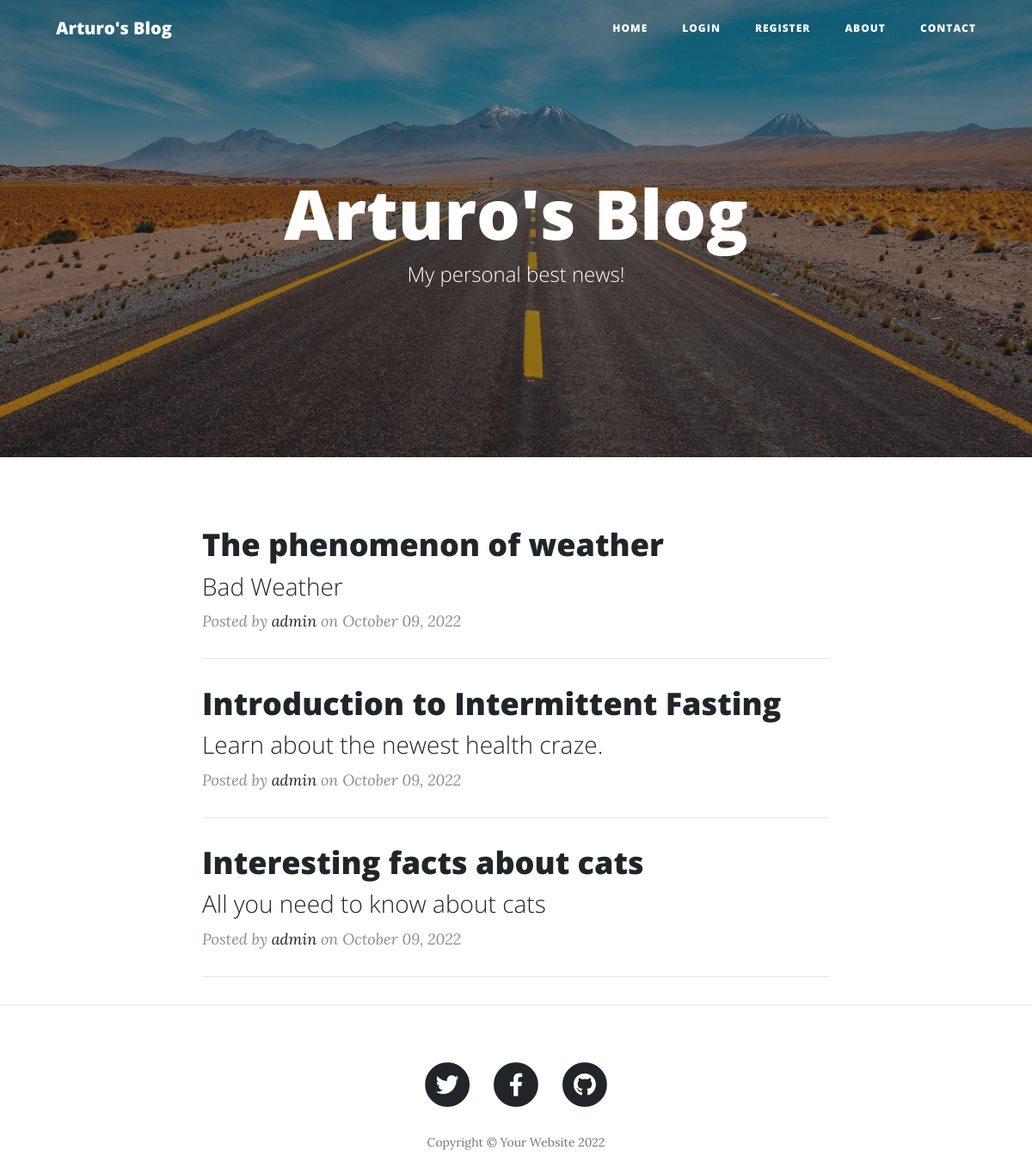
The page / on the database its author committed.
### main.py (models this page shows, shortened)
class BlogPost(db.Model):
    __tablename__ = "blog_posts"
    id = db.Column(db.Integer, primary_key=True)
    title = db.Column(db.String(250), unique=True, nullable=False)
    subtitle = db.Column(db.String(250), nullable=False)
    date = db.Column(db.String(250), nullable=False)
    body = db.Column(db.Text, nullable=False)
    img_url = db.Column(db.String(250), nullable=False)
    author = relationship('User', back_populates='posts')
    author_id = db.Column(db.Integer, db.ForeignKey("users.id"))
    comments = relationship('Comment', back_populates = 'parent_post')

class User(UserMixin, db.Model):
    __tablename__ = "users"
    id = db.Column(db.Integer, primary_key=True)
    email = db.Column(db.String(100), unique=True, nullable=False)
    password = db.Column(db.String(250))
    name = db.Column(db.String(100))
    posts = relationship('BlogPost', back_populates = 'author')
    comments = relationship('Comment', back_populates = 'comment_author')

### main.py (the view)
@app.route('/')
def get_all_posts():
    posts = BlogPost.query.all()
    return render_template("index.html", all_posts=posts)

### templates/index.html (shortened to what this page needs)
{% extends 'base.html' %}
  {% block content %}
  <header class="masthead" style="background-image: url('{{ url_for('static', filename='img/home-bg.jpg')}}')">
    <div class="overlay"></div>
    <div class="container">
      <div class="row">
        <div class="col-lg-8 col-md-10 mx-auto">
          <div class="site-heading">
            <h1>Arturo's Blog</h1>
            <span class="subheading">My personal best news!</span>
          </div>
        </div>
      </div>
    </div>
  </header>
  <div class="container">
    <div class="row">
      <div class="col-lg-8 col-md-10 mx-auto">
          {% for post in all_posts %}
          <div class="post-preview">
            <a href="{{ url_for('show_post', post_id=post.id) }}">
              <h2 class="post-title">
                {{post.title}}
              </h2>
              <h3 class="post-subtitle">
                {{post.subtitle}}
              </h3>
            </a>
            <p class="post-meta">
              Posted by <a href="#">{{ post.author.name }}</a>
              on {{post.date}}
            </p>
            </div>
            <hr>
          {% else %}
          There are no posts!
          {% endfor %}
      </div>
    </div>
  </div>
  <hr>
  {% endblock content %}

### templates/base.html (shortened to what this page needs)
<!DOCTYPE html>
<html lang="en">
<head>
    <link href="{{ url_for('static', filename='vendor/bootstrap/css/bootstrap.min.css') }}" rel="stylesheet">
    <link href="{{ url_for('static', filename='vendor/fontawesome-free/css/all.min.css')}}" rel="stylesheet" type="text/css">
    <link href="{{ url_for('static', filename='css/clean-blog.min.css')}}" rel="stylesheet">
</head>
<body>
    {% include "includes/header.html" %}
    {% block content %}{% endblock content %}
    {% include "includes/footer.html" %}
</body>
</html>

### templates/includes/header.html (shortened to what this page needs)
<nav class="navbar navbar-expand-lg navbar-light fixed-top" id="mainNav">
  <div class="container">
    <a class="navbar-brand" href="{{ url_for('get_all_posts') }}">Arturo's Blog</a>
    <div class="collapse navbar-collapse" id="navbarResponsive">
      <ul class="navbar-nav ml-auto">
        <li class="nav-item">
          <a class="nav-link" href="{{ url_for('get_all_posts') }}">Home</a>
        </li>
        {% if current_user.is_authenticated %}
          <li class="nav-item">
            <a class="nav-link" href="{{ url_for('logout') }}">Log Out</a>
          </li>
        {% else %}
          <li class="nav-item">
            <a class="nav-link" href="{{ url_for('login') }}">Login</a>
          </li>
          <li class="nav-item">
            <a class="nav-link" href="{{ url_for('register') }}">Register</a>
          </li>
        {% endif %}
        <li class="nav-item">
          <a class="nav-link" href="{{ url_for('about') }}">About</a>
        </li>
        <li class="nav-item">
          <a class="nav-link" href="{{ url_for('contact') }}">Contact</a>
        </li>
      </ul>
    </div>
  </div>
</nav>

### templates/includes/footer.html
<footer>
  <div class="container">
    <div class="row">
      <div class="col-lg-8 col-md-10 mx-auto">
        <ul class="list-inline text-center">
          <li class="list-inline-item">
            <a href="#">
              <span class="fa-stack fa-lg">
                <i class="fas fa-circle fa-stack-2x"></i>
                <i class="fab fa-twitter fa-stack-1x fa-inverse"></i>
              </span>
            </a>
          </li>
          <li class="list-inline-item">
            <a href="#">
              <span class="fa-stack fa-lg">
                <i class="fas fa-circle fa-stack-2x"></i>
                <i class="fab fa-facebook-f fa-stack-1x fa-inverse"></i>
              </span>
            </a>
          </li>
          <li class="list-inline-item">
            <a href="#">
              <span class="fa-stack fa-lg">
                <i class="fas fa-circle fa-stack-2x"></i>
                <i class="fab fa-github fa-stack-1x fa-inverse"></i>
              </span>
            </a>
          </li>
        </ul>
        <p class="copyright text-muted">Copyright &copy; Your Website 2022</p>
      </div>
    </div>
  </div>
</footer>

### rows shown on the page
BlogPost: title "The phenomenon of weather", subtitle "Bad Weather", author.name "admin", date "October 09, 2022"
BlogPost: title "Introduction to Intermittent Fasting", subtitle "Learn about the newest health craze.", author.name "admin", date "October 09, 2022"
BlogPost: title "Interesting facts about cats", subtitle "All you need to know about cats", author.name "admin", date "October 09, 2022"
